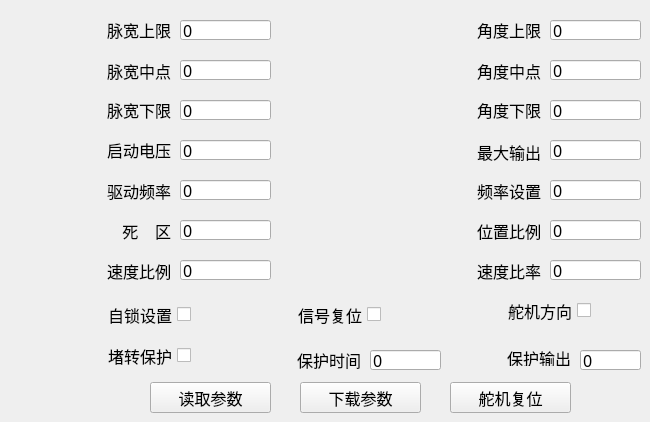
   <widget class="QWidget" name="tab">
    <attribute name="title">
     <string>常规舵机配置</string>
    </attribute>
    <widget class="QPushButton" name="pushButton_6">
     <property name="geometry">
      <rect>
       <x>450</x>
       <y>382</y>
       <width>121</width>
       <height>31</height>
      </rect>
     </property>
     <property name="font">
      <font>
       <family>Adobe 仿宋 Std R</family>
       <pointsize>12</pointsize>
      </font>
     </property>
     <property name="text">
      <string>舵机复位</string>
     </property>
     <property name="icon">
      <iconset>
       <normaloff>../img/config.png</normaloff>../img/config.png</iconset>
     </property>
    </widget>
    <widget class="QPushButton" name="pushButton_4">
     <property name="geometry">
      <rect>
       <x>150</x>
       <y>382</y>
       <width>121</width>
       <height>31</height>
      </rect>
     </property>
     <property name="font">
      <font>
       <family>Adobe 仿宋 Std R</family>
       <pointsize>12</pointsize>
      </font>
     </property>
     <property name="text">
      <string>读取参数</string>
     </property>
     <property name="icon">
      <iconset>
       <normaloff>../img/read.png</normaloff>../img/read.png</iconset>
     </property>
    </widget>
    <widget class="QPushButton" name="pushButton_5">
     <property name="geometry">
      <rect>
       <x>300</x>
       <y>382</y>
       <width>121</width>
       <height>31</height>
      </rect>
     </property>
     <property name="font">
      <font>
       <family>Adobe 仿宋 Std R</family>
       <pointsize>12</pointsize>
      </font>
     </property>
     <property name="text">
      <string>下载参数</string>
     </property>
     <property name="icon">
      <iconset>
       <normaloff>../img/down.png</normaloff>../img/down.png</iconset>
     </property>
    </widget>
    <widget class="QLabel" name="label_18">
     <property name="geometry">
      <rect>
       <x>60</x>
       <y>20</y>
       <width>111</width>
       <height>20</height>
      </rect>
     </property>
     <property name="font">
      <font>
       <family>Adobe 仿宋 Std R</family>
       <pointsize>12</pointsize>
      </font>
     </property>
     <property name="text">
      <string>脉宽上限</string>
     </property>
     <property name="alignment">
      <set>Qt::AlignRight|Qt::AlignTrailing|Qt::AlignVCenter</set>
     </property>
    </widget>
    <widget class="QLabel" name="label_19">
     <property name="geometry">
      <rect>
       <x>60</x>
       <y>60</y>
       <width>111</width>
       <height>21</height>
      </rect>
     </property>
     <property name="font">
      <font>
       <family>Adobe 仿宋 Std R</family>
       <pointsize>12</pointsize>
      </font>
     </property>
     <property name="text">
      <string>脉宽中点</string>
     </property>
     <property name="alignment">
      <set>Qt::AlignRight|Qt::AlignTrailing|Qt::AlignVCenter</set>
     </property>
    </widget>
    <widget class="QLabel" name="label_20">
     <property name="geometry">
      <rect>
       <x>50</x>
       <y>100</y>
       <width>121</width>
       <height>20</height>
      </rect>
     </property>
     <property name="font">
      <font>
       <family>Adobe 仿宋 Std R</family>
       <pointsize>12</pointsize>
      </font>
     </property>
     <property name="text">
      <string>脉宽下限</string>
     </property>
     <property name="alignment">
      <set>Qt::AlignRight|Qt::AlignTrailing|Qt::AlignVCenter</set>
     </property>
    </widget>
    <widget class="QLabel" name="label_21">
     <property name="geometry">
      <rect>
       <x>40</x>
       <y>140</y>
       <width>131</width>
       <height>20</height>
      </rect>
     </property>
     <property name="font">
      <font>
       <family>Adobe 仿宋 Std R</family>
       <pointsize>12</pointsize>
      </font>
     </property>
     <property name="text">
      <string>启动电压</string>
     </property>
     <property name="alignment">
      <set>Qt::AlignRight|Qt::AlignTrailing|Qt::AlignVCenter</set>
     </property>
    </widget>
    <widget class="QLabel" name="label_22">
     <property name="geometry">
      <rect>
       <x>10</x>
       <y>180</y>
       <width>161</width>
       <height>21</height>
      </rect>
     </property>
     <property name="font">
      <font>
       <family>Adobe 仿宋 Std R</family>
       <pointsize>12</pointsize>
      </font>
     </property>
     <property name="text">
      <string>驱动频率</string>
     </property>
     <property name="alignment">
      <set>Qt::AlignRight|Qt::AlignTrailing|Qt::AlignVCenter</set>
     </property>
    </widget>
    <widget class="QLabel" name="label_23">
     <property name="geometry">
      <rect>
       <x>30</x>
       <y>220</y>
       <width>141</width>
       <height>21</height>
      </rect>
     </property>
     <property name="font">
      <font>
       <family>Adobe 仿宋 Std R</family>
       <pointsize>12</pointsize>
      </font>
     </property>
     <property name="text">
      <string>死    区</string>
     </property>
     <property name="alignment">
      <set>Qt::AlignRight|Qt::AlignTrailing|Qt::AlignVCenter</set>
     </property>
    </widget>
    <widget class="QCheckBox" name="checkBox">
     <property name="geometry">
      <rect>
       <x>50</x>
       <y>299</y>
       <width>141</width>
       <height>31</height>
      </rect>
     </property>
     <property name="font">
      <font>
       <family>Adobe 仿宋 Std R</family>
       <pointsize>12</pointsize>
      </font>
     </property>
     <property name="layoutDirection">
      <enum>Qt::RightToLeft</enum>
     </property>
     <property name="text">
      <string>自锁设置</string>
     </property>
    </widget>
    <widget class="QCheckBox" name="checkBox_2">
     <property name="geometry">
      <rect>
       <x>60</x>
       <y>345</y>
       <width>131</width>
       <height>21</height>
      </rect>
     </property>
     <property name="font">
      <font>
       <family>Adobe 仿宋 Std R</family>
       <pointsize>12</pointsize>
      </font>
     </property>
     <property name="layoutDirection">
      <enum>Qt::RightToLeft</enum>
     </property>
     <property name="text">
      <string>堵转保护</string>
     </property>
    </widget>
    <widget class="QLabel" name="label_24">
     <property name="geometry">
      <rect>
       <x>420</x>
       <y>20</y>
       <width>121</width>
       <height>20</height>
      </rect>
     </property>
     <property name="font">
      <font>
       <family>Adobe 仿宋 Std R</family>
       <pointsize>12</pointsize>
      </font>
     </property>
     <property name="text">
      <string>角度上限</string>
     </property>
     <property name="alignment">
      <set>Qt::AlignRight|Qt::AlignTrailing|Qt::AlignVCenter</set>
     </property>
    </widget>
    <widget class="QLabel" name="label_25">
     <property name="geometry">
      <rect>
       <x>420</x>
       <y>60</y>
       <width>121</width>
       <height>21</height>
      </rect>
     </property>
     <property name="font">
      <font>
       <family>Adobe 仿宋 Std R</family>
       <pointsize>12</pointsize>
      </font>
     </property>
     <property name="text">
      <string>角度中点</string>
     </property>
     <property name="alignment">
      <set>Qt::AlignRight|Qt::AlignTrailing|Qt::AlignVCenter</set>
     </property>
    </widget>
    <widget class="QLabel" name="label_26">
     <property name="geometry">
      <rect>
       <x>410</x>
       <y>100</y>
       <width>131</width>
       <height>20</height>
      </rect>
     </property>
     <property name="font">
      <font>
       <family>Adobe 仿宋 Std R</family>
       <pointsize>12</pointsize>
      </font>
     </property>
     <property name="text">
      <string>角度下限</string>
     </property>
     <property name="alignment">
      <set>Qt::AlignRight|Qt::AlignTrailing|Qt::AlignVCenter</set>
     </property>
    </widget>
    <widget class="QLabel" name="label_27">
     <property name="geometry">
      <rect>
       <x>380</x>
       <y>141</y>
       <width>161</width>
       <height>21</height>
      </rect>
     </property>
     <property name="font">
      <font>
       <family>Adobe 仿宋 Std R</family>
       <pointsize>12</pointsize>
      </font>
     </property>
     <property name="text">
      <string>最大输出</string>
     </property>
     <property name="alignment">
      <set>Qt::AlignRight|Qt::AlignTrailing|Qt::AlignVCenter</set>
     </property>
    </widget>
    <widget class="QLabel" name="label_29">
     <property name="geometry">
      <rect>
       <x>390</x>
       <y>180</y>
       <width>151</width>
       <height>21</height>
      </rect>
     </property>
     <property name="font">
      <font>
       <family>Adobe 仿宋 Std R</family>
       <pointsize>12</pointsize>
      </font>
     </property>
     <property name="text">
      <string>频率设置</string>
     </property>
     <property name="alignment">
      <set>Qt::AlignRight|Qt::AlignTrailing|Qt::AlignVCenter</set>
     </property>
    </widget>
    <widget class="QCheckBox" name="checkBox_3">
     <property name="geometry">
      <rect>
       <x>250</x>
       <y>299</y>
       <width>131</width>
       <height>31</height>
      </rect>
     </property>
     <property name="font">
      <font>
       <family>Adobe 仿宋 Std R</family>
       <pointsize>12</pointsize>
      </font>
     </property>
     <property name="layoutDirection">
      <enum>Qt::RightToLeft</enum>
     </property>
     <property name="text">
      <string>信号复位</string>
     </property>
    </widget>
    <widget class="QCheckBox" name="checkBox_4">
     <property name="geometry">
      <rect>
       <x>450</x>
       <y>290</y>
       <width>141</width>
       <height>41</height>
      </rect>
     </property>
     <property name="font">
      <font>
       <family>Adobe 仿宋 Std R</family>
       <pointsize>12</pointsize>
      </font>
     </property>
     <property name="layoutDirection">
      <enum>Qt::RightToLeft</enum>
     </property>
     <property name="text">
      <string>舵机方向</string>
     </property>
    </widget>
    <widget class="QLabel" name="label_30">
     <property name="geometry">
      <rect>
       <x>260</x>
       <y>350</y>
       <width>101</width>
       <height>20</height>
      </rect>
     </property>
     <property name="font">
      <font>
       <family>Adobe 仿宋 Std R</family>
       <pointsize>12</pointsize>
      </font>
     </property>
     <property name="text">
      <string>保护时间</string>
     </property>
     <property name="alignment">
      <set>Qt::AlignRight|Qt::AlignTrailing|Qt::AlignVCenter</set>
     </property>
    </widget>
    <widget class="QLabel" name="label_31">
     <property name="geometry">
      <rect>
       <x>450</x>
       <y>350</y>
       <width>121</width>
       <height>16</height>
      </rect>
     </property>
     <property name="font">
      <font>
       <family>Adobe 仿宋 Std R</family>
       <pointsize>12</pointsize>
      </font>
     </property>
     <property name="text">
      <string>保护输出</string>
     </property>
     <property name="alignment">
      <set>Qt::AlignRight|Qt::AlignTrailing|Qt::AlignVCenter</set>
     </property>
    </widget>
    <widget class="QLineEdit" name="lineEdit_14">
     <property name="geometry">
      <rect>
       <x>180</x>
       <y>20</y>
       <width>91</width>
       <height>20</height>
      </rect>
     </property>
     <property name="font">
      <font>
       <family>Adobe 仿宋 Std R</family>
       <pointsize>12</pointsize>
      </font>
     </property>
     <property name="text">
      <string>0</string>
     </property>
    </widget>
    <widget class="QLineEdit" name="lineEdit_15">
     <property name="geometry">
      <rect>
       <x>180</x>
       <y>60</y>
       <width>91</width>
       <height>20</height>
      </rect>
     </property>
     <property name="font">
      <font>
       <family>Adobe 仿宋 Std R</family>
       <pointsize>12</pointsize>
      </font>
     </property>
     <property name="text">
      <string>0</string>
     </property>
    </widget>
    <widget class="QLineEdit" name="lineEdit_16">
     <property name="geometry">
      <rect>
       <x>180</x>
       <y>100</y>
       <width>91</width>
       <height>20</height>
      </rect>
     </property>
     <property name="font">
      <font>
       <family>Adobe 仿宋 Std R</family>
       <pointsize>12</pointsize>
      </font>
     </property>
     <property name="text">
      <string>0</string>
     </property>
    </widget>
    <widget class="QLineEdit" name="lineEdit_17">
     <property name="geometry">
      <rect>
       <x>180</x>
       <y>140</y>
       <width>91</width>
       <height>20</height>
      </rect>
     </property>
     <property name="font">
      <font>
       <family>Adobe 仿宋 Std R</family>
       <pointsize>12</pointsize>
      </font>
     </property>
     <property name="text">
      <string>0</string>
     </property>
    </widget>
    <widget class="QLineEdit" name="lineEdit_18">
     <property name="geometry">
      <rect>
       <x>180</x>
       <y>180</y>
       <width>91</width>
       <height>20</height>
      </rect>
     </property>
     <property name="font">
      <font>
       <family>Adobe 仿宋 Std R</family>
       <pointsize>12</pointsize>
      </font>
     </property>
     <property name="text">
      <string>0</string>
     </property>
    </widget>
    <widget class="QLineEdit" name="lineEdit_19">
     <property name="geometry">
      <rect>
       <x>180</x>
       <y>220</y>
       <width>91</width>
       <height>20</height>
      </rect>
     </property>
     <property name="font">
      <font>
       <family>Adobe 仿宋 Std R</family>
       <pointsize>12</pointsize>
      </font>
     </property>
     <property name="text">
      <string>0</string>
     </property>
    </widget>
    <widget class="QLineEdit" name="lineEdit_20">
     <property name="geometry">
      <rect>
       <x>370</x>
       <y>350</y>
       <width>71</width>
       <height>20</height>
      </rect>
     </property>
     <property name="font">
      <font>
       <family>Adobe 仿宋 Std R</family>
       <pointsize>12</pointsize>
      </font>
     </property>
     <property name="text">
      <string>0</string>
     </property>
    </widget>
    <widget class="QLineEdit" name="lineEdit_21">
     <property name="geometry">
      <rect>
       <x>580</x>
       <y>350</y>
       <width>61</width>
       <height>20</height>
      </rect>
     </property>
     <property name="font">
      <font>
       <family>Adobe 仿宋 Std R</family>
       <pointsize>12</pointsize>
      </font>
     </property>
     <property name="text">
      <string>0</string>
     </property>
    </widget>
    <widget class="QLineEdit" name="lineEdit_30">
     <property name="geometry">
      <rect>
       <x>550</x>
       <y>20</y>
       <width>91</width>
       <height>20</height>
      </rect>
     </property>
     <property name="font">
      <font>
       <family>Adobe 仿宋 Std R</family>
       <pointsize>12</pointsize>
      </font>
     </property>
     <property name="text">
      <string>0</string>
     </property>
    </widget>
    <widget class="QLineEdit" name="lineEdit_31">
     <property name="geometry">
      <rect>
       <x>550</x>
       <y>60</y>
       <width>91</width>
       <height>20</height>
      </rect>
     </property>
     <property name="font">
      <font>
       <family>Adobe 仿宋 Std R</family>
       <pointsize>12</pointsize>
      </font>
     </property>
     <property name="text">
      <string>0</string>
     </property>
    </widget>
    <widget class="QLineEdit" name="lineEdit_32">
     <property name="geometry">
      <rect>
       <x>550</x>
       <y>100</y>
       <width>91</width>
       <height>20</height>
      </rect>
     </property>
     <property name="font">
      <font>
       <family>Adobe 仿宋 Std R</family>
       <pointsize>12</pointsize>
      </font>
     </property>
     <property name="text">
      <string>0</string>
     </property>
    </widget>
    <widget class="QLineEdit" name="lineEdit_33">
     <property name="geometry">
      <rect>
       <x>550</x>
       <y>140</y>
       <width>91</width>
       <height>20</height>
      </rect>
     </property>
     <property name="font">
      <font>
       <family>Adobe 仿宋 Std R</family>
       <pointsize>12</pointsize>
      </font>
     </property>
     <property name="text">
      <string>0</string>
     </property>
    </widget>
    <widget class="QLineEdit" name="lineEdit_35">
     <property name="geometry">
      <rect>
       <x>550</x>
       <y>180</y>
       <width>91</width>
       <height>20</height>
      </rect>
     </property>
     <property name="font">
      <font>
       <family>Adobe 仿宋 Std R</family>
       <pointsize>12</pointsize>
      </font>
     </property>
     <property name="text">
      <string>0</string>
     </property>
    </widget>
    <widget class="QLabel" name="label_47">
     <property name="geometry">
      <rect>
       <x>400</x>
       <y>220</y>
       <width>141</width>
       <height>21</height>
      </rect>
     </property>
     <property name="font">
      <font>
       <family>Adobe 仿宋 Std R</family>
       <pointsize>12</pointsize>
      </font>
     </property>
     <property name="text">
      <string>位置比例</string>
     </property>
     <property name="alignment">
      <set>Qt::AlignRight|Qt::AlignTrailing|Qt::AlignVCenter</set>
     </property>
    </widget>
    <widget class="QLineEdit" name="lineEdit_99">
     <property name="geometry">
      <rect>
       <x>550</x>
       <y>220</y>
       <width>91</width>
       <height>20</height>
      </rect>
     </property>
     <property name="font">
      <font>
       <family>Adobe 仿宋 Std R</family>
       <pointsize>12</pointsize>
      </font>
     </property>
     <property name="text">
      <string>0</string>
     </property>
    </widget>
    <widget class="QLabel" name="label_72">
     <property name="geometry">
      <rect>
       <x>400</x>
       <y>260</y>
       <width>141</width>
       <height>21</height>
      </rect>
     </property>
     <property name="font">
      <font>
       <family>Adobe 仿宋 Std R</family>
       <pointsize>12</pointsize>
      </font>
     </property>
     <property name="text">
      <string>速度比率</string>
     </property>
     <property name="alignment">
      <set>Qt::AlignRight|Qt::AlignTrailing|Qt::AlignVCenter</set>
     </property>
    </widget>
    <widget class="QLineEdit" name="lineEdit_100">
     <property name="geometry">
      <rect>
       <x>550</x>
       <y>260</y>
       <width>91</width>
       <height>20</height>
      </rect>
     </property>
     <property name="font">
      <font>
       <family>Adobe 仿宋 Std R</family>
       <pointsize>12</pointsize>
      </font>
     </property>
     <property name="text">
      <string>0</string>
     </property>
    </widget>
    <widget class="QLabel" name="label_73">
     <property name="geometry">
      <rect>
       <x>30</x>
       <y>260</y>
       <width>141</width>
       <height>21</height>
      </rect>
     </property>
     <property name="font">
      <font>
       <family>Adobe 仿宋 Std R</family>
       <pointsize>12</pointsize>
      </font>
     </property>
     <property name="text">
      <string>速度比例</string>
     </property>
     <property name="alignment">
      <set>Qt::AlignRight|Qt::AlignTrailing|Qt::AlignVCenter</set>
     </property>
    </widget>
    <widget class="QLineEdit" name="lineEdit_101">
     <property name="geometry">
      <rect>
       <x>180</x>
       <y>260</y>
       <width>91</width>
       <height>20</height>
      </rect>
     </property>
     <property name="font">
      <font>
       <family>Adobe 仿宋 Std R</family>
       <pointsize>12</pointsize>
      </font>
     </property>
     <property name="text">
      <string>0</string>
     </property>
    </widget>
   </widget>
